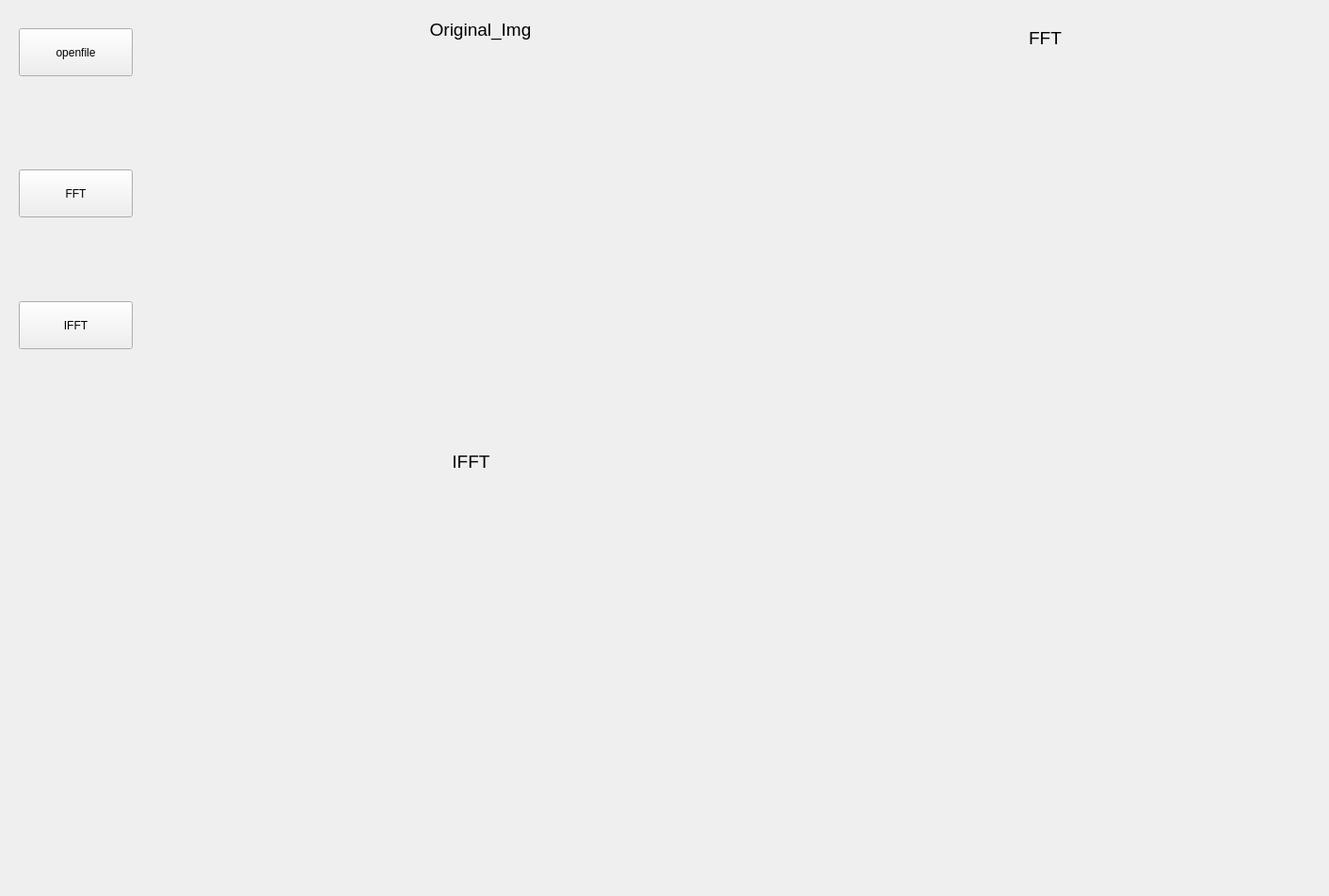
<?xml version="1.0" encoding="UTF-8"?>
<ui version="4.0">
 <class>Img_Processing_Wid</class>
 <widget class="QWidget" name="Img_Processing_Wid">
  <property name="geometry">
   <rect>
    <x>0</x>
    <y>0</y>
    <width>1412</width>
    <height>952</height>
   </rect>
  </property>
  <property name="windowTitle">
   <string>Img_Processing</string>
  </property>
  <property name="windowOpacity">
   <double>1.000000000000000</double>
  </property>
  <widget class="QPushButton" name="B_FIle">
   <property name="geometry">
    <rect>
     <x>20</x>
     <y>30</y>
     <width>121</width>
     <height>51</height>
    </rect>
   </property>
   <property name="text">
    <string>openfile</string>
   </property>
  </widget>
  <widget class="QLabel" name="image">
   <property name="geometry">
    <rect>
     <x>310</x>
     <y>60</y>
     <width>400</width>
     <height>400</height>
    </rect>
   </property>
   <property name="text">
    <string/>
   </property>
  </widget>
  <widget class="QLabel" name="label1">
   <property name="geometry">
    <rect>
     <x>400</x>
     <y>20</y>
     <width>221</width>
     <height>41</height>
    </rect>
   </property>
   <property name="font">
    <font>
     <pointsize>14</pointsize>
    </font>
   </property>
   <property name="layoutDirection">
    <enum>Qt::LeftToRight</enum>
   </property>
   <property name="autoFillBackground">
    <bool>false</bool>
   </property>
   <property name="text">
    <string>Original_Img</string>
   </property>
   <property name="alignment">
    <set>Qt::AlignHCenter|Qt::AlignTop</set>
   </property>
  </widget>
  <widget class="QLabel" name="label2">
   <property name="geometry">
    <rect>
     <x>1000</x>
     <y>20</y>
     <width>221</width>
     <height>41</height>
    </rect>
   </property>
   <property name="font">
    <font>
     <pointsize>14</pointsize>
    </font>
   </property>
   <property name="layoutDirection">
    <enum>Qt::LeftToRight</enum>
   </property>
   <property name="autoFillBackground">
    <bool>false</bool>
   </property>
   <property name="text">
    <string>FFT</string>
   </property>
   <property name="alignment">
    <set>Qt::AlignCenter</set>
   </property>
  </widget>
  <widget class="QLabel" name="FFt">
   <property name="geometry">
    <rect>
     <x>910</x>
     <y>60</y>
     <width>400</width>
     <height>400</height>
    </rect>
   </property>
   <property name="text">
    <string/>
   </property>
  </widget>
  <widget class="QLabel" name="IFFt">
   <property name="geometry">
    <rect>
     <x>300</x>
     <y>510</y>
     <width>400</width>
     <height>400</height>
    </rect>
   </property>
   <property name="text">
    <string/>
   </property>
  </widget>
  <widget class="QLabel" name="label3">
   <property name="geometry">
    <rect>
     <x>390</x>
     <y>470</y>
     <width>221</width>
     <height>41</height>
    </rect>
   </property>
   <property name="font">
    <font>
     <pointsize>14</pointsize>
    </font>
   </property>
   <property name="layoutDirection">
    <enum>Qt::LeftToRight</enum>
   </property>
   <property name="autoFillBackground">
    <bool>false</bool>
   </property>
   <property name="text">
    <string>IFFT</string>
   </property>
   <property name="alignment">
    <set>Qt::AlignCenter</set>
   </property>
  </widget>
  <widget class="QPushButton" name="B_FFT">
   <property name="geometry">
    <rect>
     <x>20</x>
     <y>180</y>
     <width>121</width>
     <height>51</height>
    </rect>
   </property>
   <property name="text">
    <string>FFT</string>
   </property>
  </widget>
  <widget class="QPushButton" name="B_IFFT">
   <property name="geometry">
    <rect>
     <x>20</x>
     <y>320</y>
     <width>121</width>
     <height>51</height>
    </rect>
   </property>
   <property name="text">
    <string>IFFT</string>
   </property>
  </widget>
 </widget>
 <resources/>
 <connections/>
</ui>
